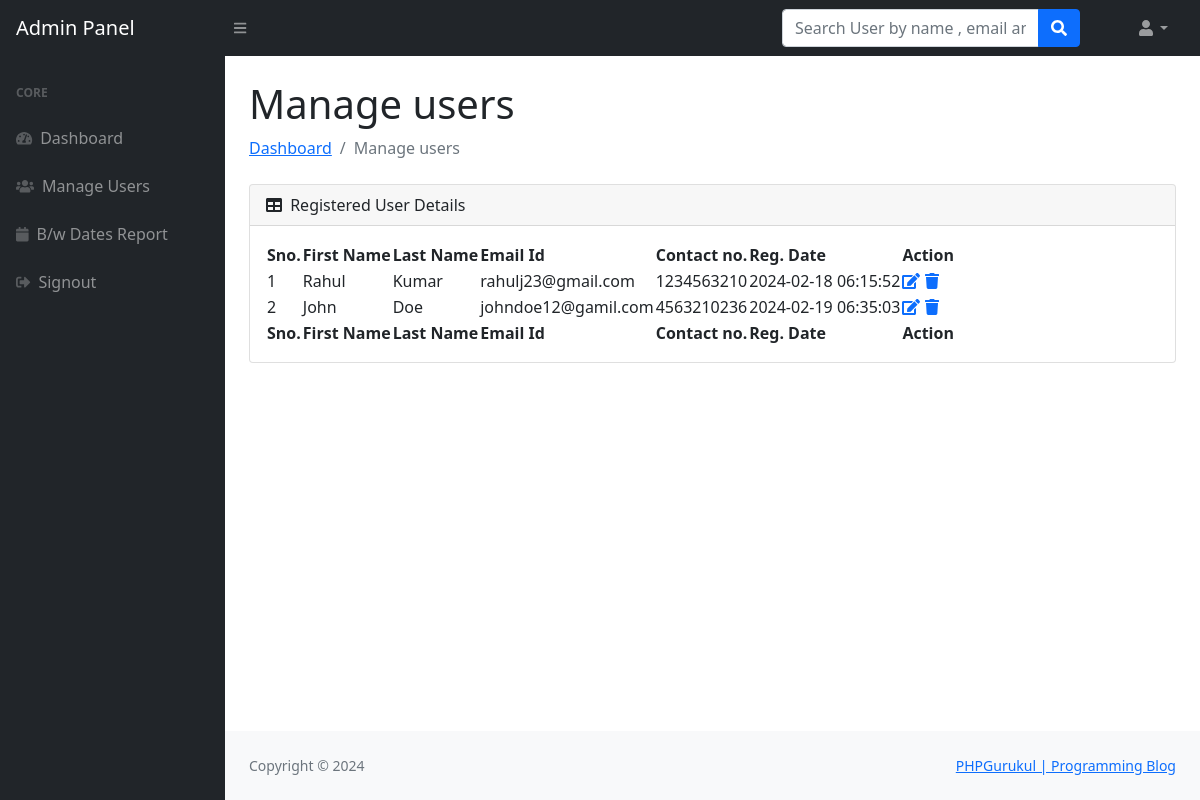
The page /loginsystem/admin/manage-users.php (signed in) on the database as committed earlier.
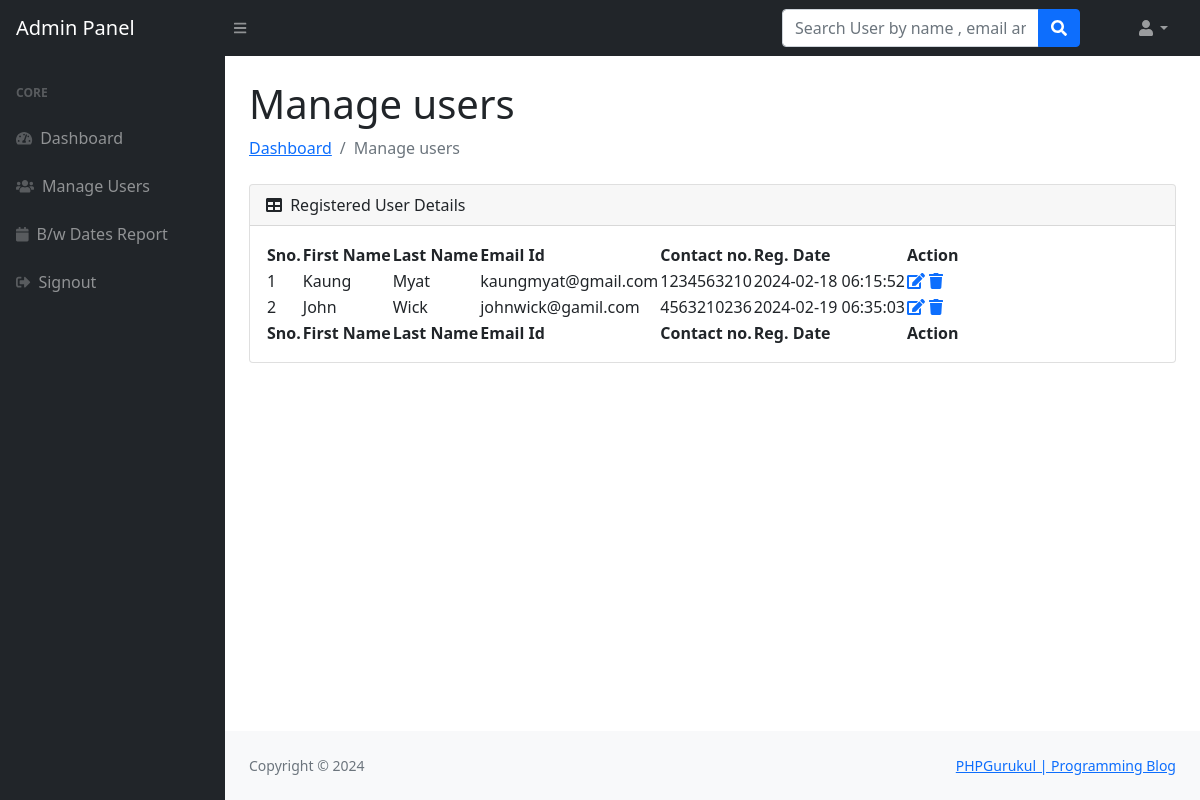
The same page on the database as committed later.
### tables this page shows
CREATE TABLE `users` (
  `id` int(11) NOT NULL,
  `fname` varchar(255) DEFAULT NULL,
  `lname` varchar(255) DEFAULT NULL,
  `email` varchar(255) DEFAULT NULL,
  `password` varchar(300) DEFAULT NULL,
  `contactno` varchar(11) DEFAULT NULL,
  `posting_date` timestamp NOT NULL DEFAULT current_timestamp()
);

### loginsystem/admin/manage-users.php (the view, shortened to what this page needs)
<?php session_start();
include_once('../includes/config.php');
if (strlen($_SESSION['adminid']==0)) {
  header('location:logout.php');
  } else{
   ?>
<!DOCTYPE html>
<html lang="en">
    <head>
        <link href="https://cdn.jsdelivr.net/npm/simple-datatables@latest/dist/style.css" rel="stylesheet" />
        <link href="../css/styles.css" rel="stylesheet" />
    </head>
    <body class="sb-nav-fixed">
      <?php include_once('includes/navbar.php');?>
        <div id="layoutSidenav">
         <?php include_once('includes/sidebar.php');?>
            <div id="layoutSidenav_content">
                <main>
                    <div class="container-fluid px-4">
                        <h1 class="mt-4">Manage users</h1>
                        <ol class="breadcrumb mb-4">
                            <li class="breadcrumb-item"><a href="dashboard.php">Dashboard</a></li>
                            <li class="breadcrumb-item active">Manage users</li>
                        </ol>
                        <div class="card mb-4">
                            <div class="card-header">
                                <i class="fas fa-table me-1"></i>
                                Registered User Details
                            </div>
                            <div class="card-body">
                                <table id="datatablesSimple">
                                    <thead>
                                        <tr>
                                             <th>Sno.</th>
                                  <th>First Name</th>
                                  <th> Last Name</th>
                                  <th> Email Id</th>
                                  <th>Contact no.</th>
                                  <th>Reg. Date</th>
                                  <th>Action</th>
                                        </tr>
                                    </thead>
                                    <tfoot>
                                        <tr>
                                             <th>Sno.</th>
                                  <th>First Name</th>
                                  <th> Last Name</th>
                                  <th> Email Id</th>
                                  <th>Contact no.</th>
                                  <th>Reg. Date</th>
                                  <th>Action</th>
                                        </tr>
                                    </tfoot>
                                    <tbody>
                                              <?php $ret=mysqli_query($con,"select * from users");
                              $cnt=1;
                              while($row=mysqli_fetch_array($ret))
                              {?>
                              <tr>
                              <td><?php echo $cnt;?></td>
                                  <td><?php echo $row['fname'];?></td>
                                  <td><?php echo $row['lname'];?></td>
                                  <td><?php echo $row['email'];?></td>
                                  <td><?php echo $row['contactno'];?></td>  <td><?php echo $row['posting_date'];?></td>
                                  <td>
                                     <a href="user-profile.php?uid=<?php echo $row['id'];?>">
                          <i class="fas fa-edit"></i></a>
                                     <a href="manage-users.php?id=<?php echo $row['id'];?>" onClick="return confirm('Do you really want to delete');"><i class="fa fa-trash" aria-hidden="true"></i></a>
                                  </td>
                              </tr>
                              <?php $cnt=$cnt+1; }?>
                                    </tbody>
                                </table>
                            </div>
                        </div>
                    </div>
                </main>
  <?php include('../includes/footer.php');?>
            </div>
        </div>
    </body>
</html>
<?php } ?>

Rows that differ between the two databases and show on the page:
changed users: fname "Rahul" → "Kaung"; lname "Kumar" → "Myat"; email "rahulj23@gmail.com" → "kaungmyat@gmail.com"
changed users "John": lname "Doe" → "Wick"; email "johndoe12@gamil.com" → "johnwick@gamil.com"
